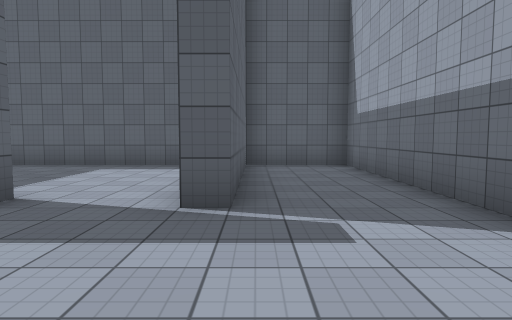
[1] (above)

16 first-person views from a walk through a Unity game level. The camera is 1.4 m above the floor, tilts 4° down and sees 75° across. The floor is counted in squares, 2 m on a side. Each view is taken from the middle of a square. On the plan, view 1 faces up. The plan holds only what a view shows up to about 10 squares ahead; the rest is blank. The player character is not drawn. Surface patterns are stand-ins for the level's own textures.

[2]
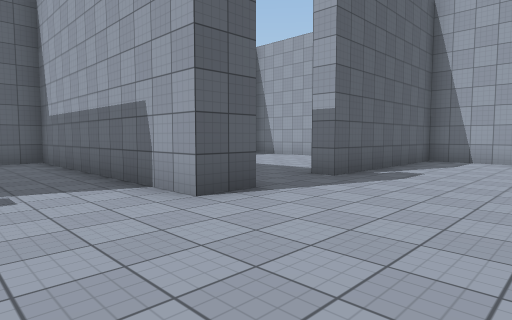

[3]
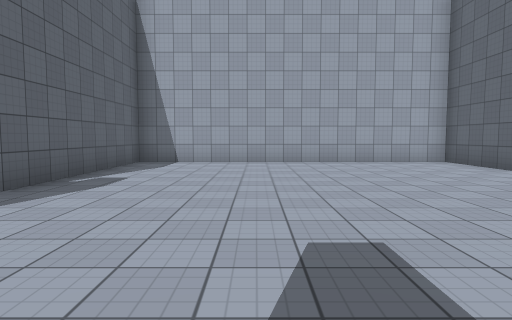

[4]
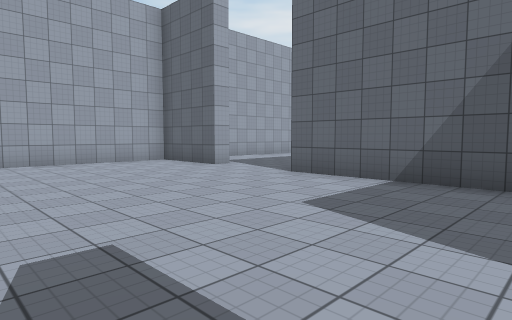

[5]
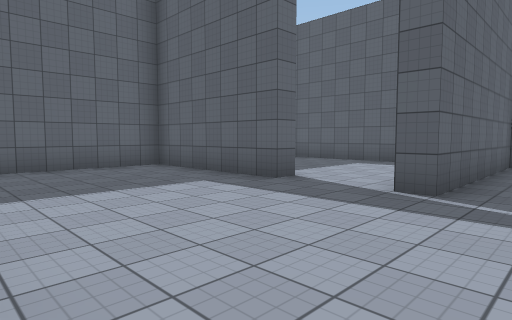

[6]
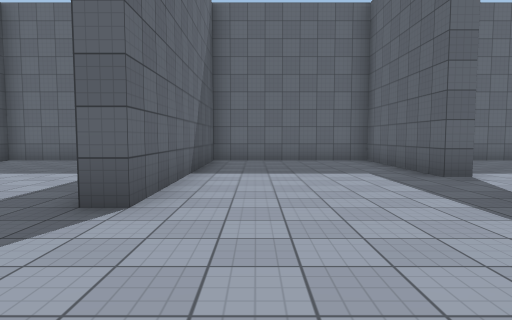

[7]
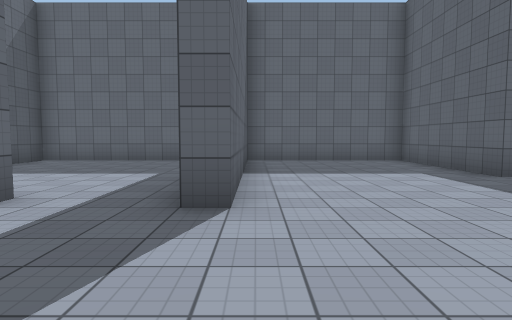

[8]
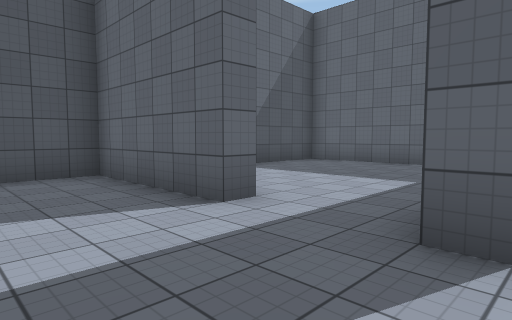

[9]
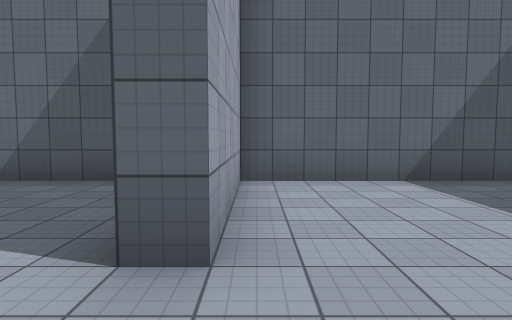

[10]
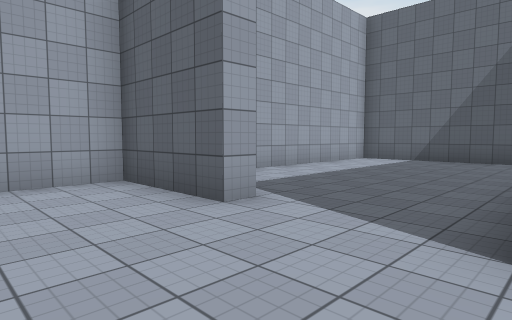

[11]
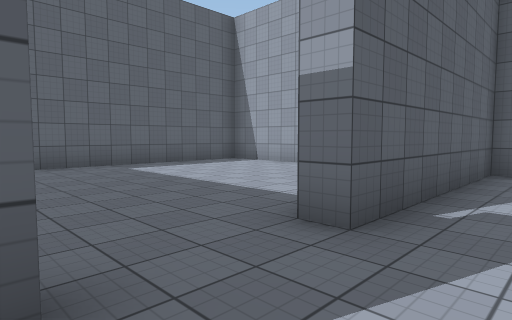

[12]
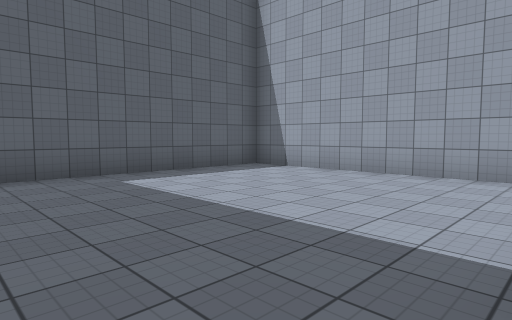

[13]
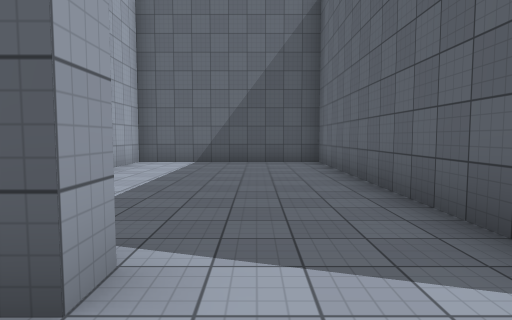

[14]
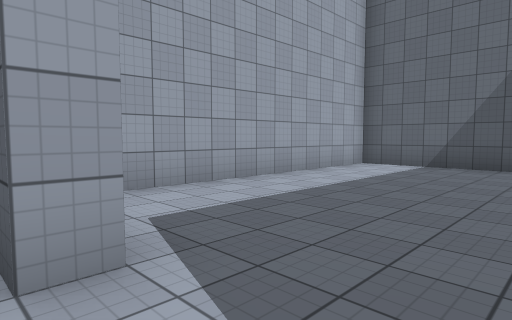

[15]
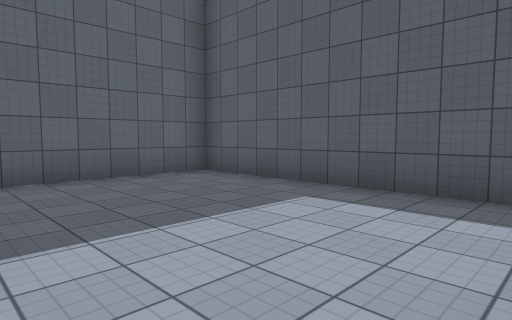

[16]
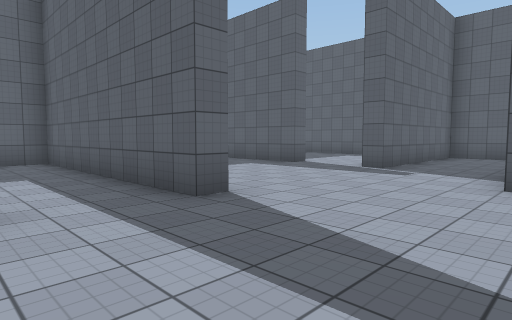

### Floor plan
Ten units are one square. View 1 is at (0, 0); x grows to the right and y downward. Boxes are objects, and circles mark ways between rooms. Rooms are numbered by the first view taken in them; rooms with no view inside come last. Other rooms are left out.
<svg viewBox="-72 -87 179 245">
<path fill="none" stroke="#000" d="M34 -12 23 -12 23 -82 -3 -82 -3 -33 -8 -33M-8 37 -3 37 -3 73 52 73M-27 -39 -27 -33 -67 -33 -67 12 -3 12 -3 17 -15 17M77 73 102 73 102 -12 53 -12 53 -18M102 -28 102 -82 46 -82M77 79 77 73M52 82 52 153 102 153 102 88M-8 70 -8 37M-15 17 -67 17 -67 73 -8 73M-15 -82 -67 -82 -67 -46"/>
<circle cx="45" cy="-20" r="3" fill="#2a7"/>
<circle cx="65" cy="80" r="3" fill="#2a7"/>
<circle cx="-5" cy="25" r="3" fill="#2a7"/>
<circle cx="-15" cy="-40" r="3" fill="#2a7"/>
<text x="30" y="10">1</text>
<text x="70" y="-50">2</text>
<text x="80" y="110">3</text>
<text x="-40" y="50">4</text>
<text x="-40" y="-70">5</text>
</svg>
Room 1 opens to room 2. Room 1 opens to room 3. Room 1 opens to room 4. Room 1 opens to room 5.

Where each view was taken, in squares from view 1:
view 1: 0 up, 0 right, facing up
view 2: 2 down, 0 right, facing up-right
view 3: 2 down, 1 right, facing right
view 4: 2 down, 1 right, facing down-right
view 5: 1 down, 1 right, facing up-left
view 6: 0 up, 3 right, facing left
view 7: 1 down, 3 right, facing left
view 8: 1 down, 2 right, facing down-left
view 9: 2 down, 1 left, facing down
view 10: 5 down, 5 right, facing down-right
view 11: 0 up, 3 right, facing up-right
view 12: 2 up, 4 right, facing up-right
view 13: 6 down, 7 right, facing down
view 14: 7 down, 6 right, facing down-right
view 15: 4 up, 1 left, facing up-left
view 16: 4 down, 3 right, facing up-left
